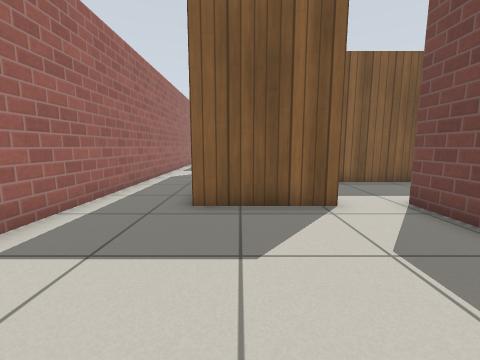
view 1 (above)

16 first-person views from a walk through a world built for the Gazebo simulator. The camera is 0.72 m above the floor, tilts 8° down and sees 90° across. The floor is counted in squares, 0.5 m on a side. Each view is taken from the middle of a square. On the plan, view 1 faces up. The plan holds only what a view shows up to about 13 squares ahead; the rest is blank. Gazebo's built-in surfaces are drawn with simple patterns.

view 2
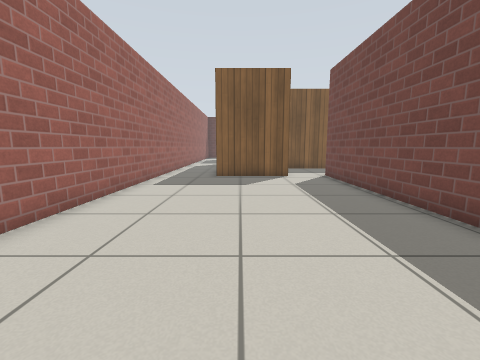

view 3
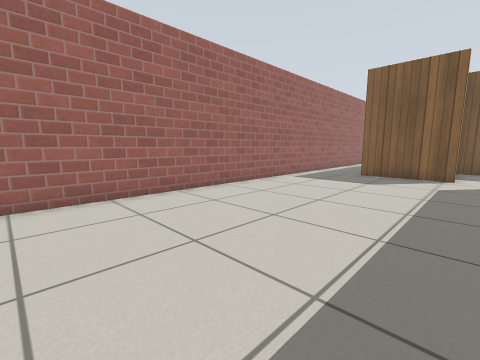

view 4
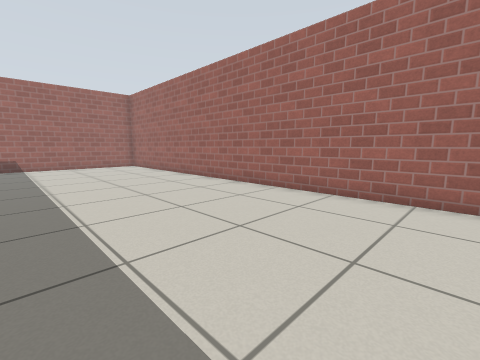

view 5
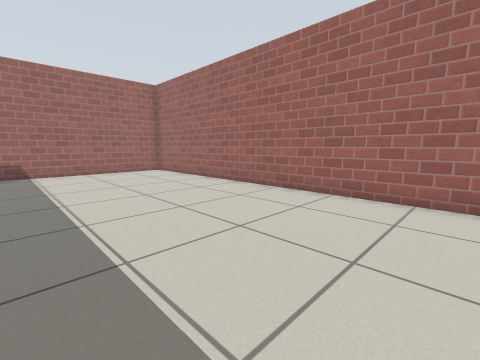

view 6
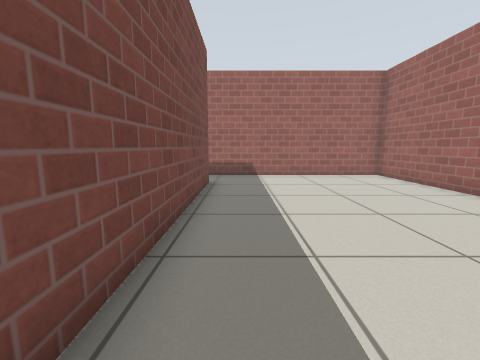

view 7
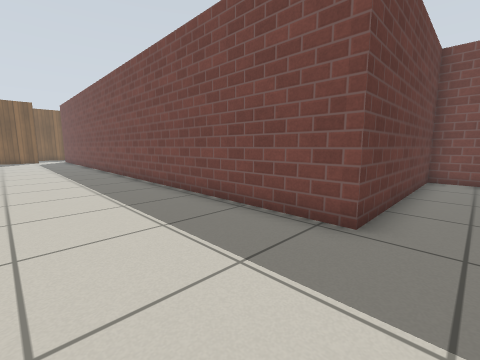

view 8
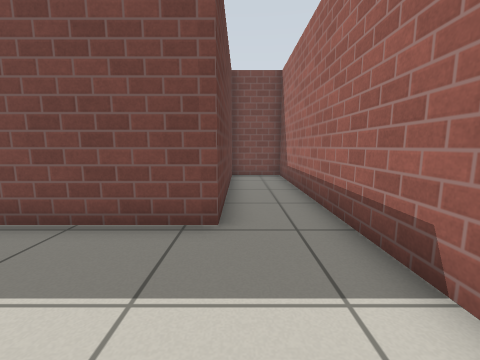

view 9
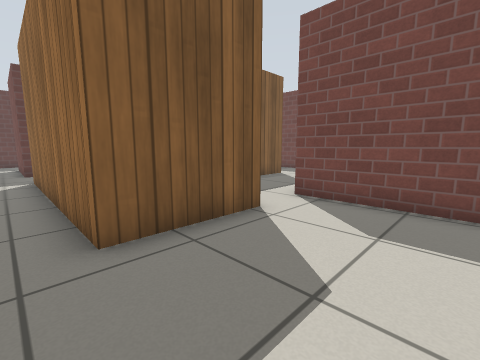

view 10
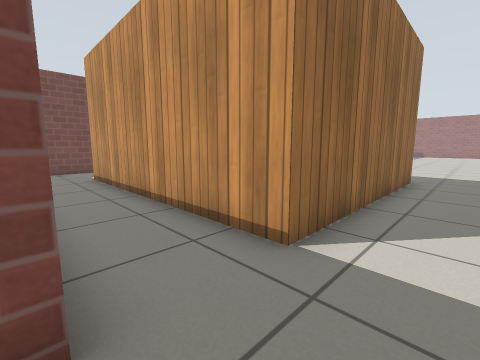

view 11
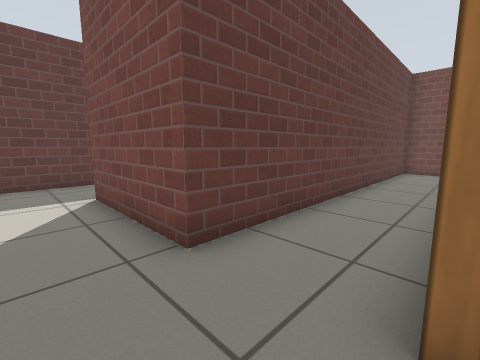

view 12
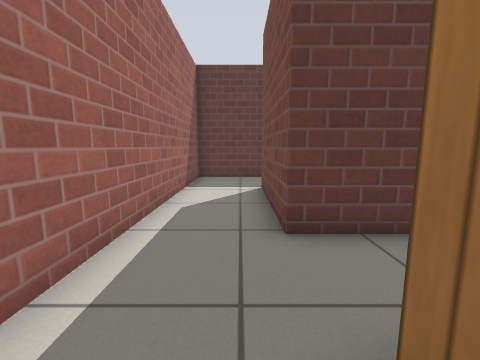

view 13
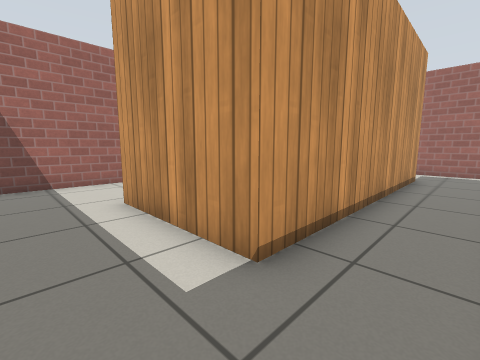

view 14
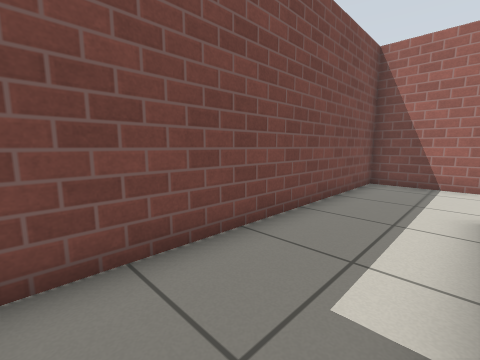

view 15
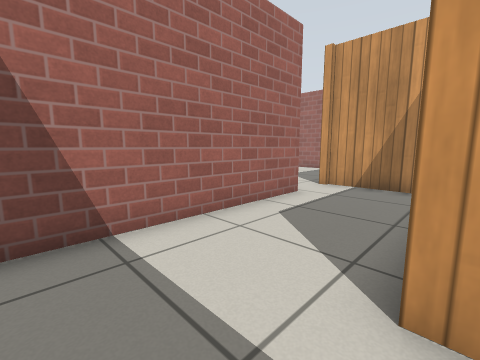

view 16
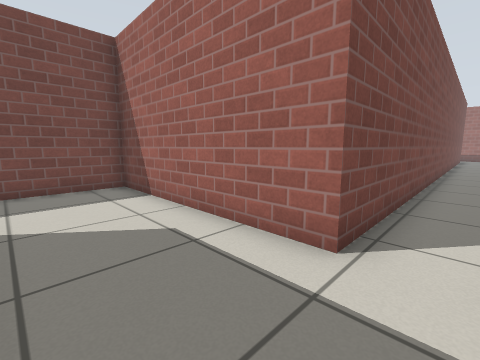

### Floor plan
Points are (right, up) in squares from view 1. A wall is a line through its corners. A room is listed if a view was taken in it or the views show most of it. See-through windows are left out.
Room 1 (views 1, 2, 3, 4, 5, 6, 7, 8, 9, 10, 11, 12, 13, 14, 15, 16)
walls: (2.1, 8.6) (2.1, 5.7) (-1.1, 5.7) (-1.1, 14.2) (8.9, 14.2) (8.9, 9.7) (2.1, 9.7); (-0.5, 24.2) (-3.9, 24.2) (-3.9, -22) (11.9, -22) (11.9, -19.6) (4.3, -19.6) (4.3, 5.9) (11.9, 5.9) (11.9, 16.8) (-1.1, 16.8) (-1.1, 21.4)

Positions as (right, up) in squares from view 1, and headings:
1: (0, 0), facing up
2: (0, -6), facing up
3: (3, -7), facing up-left
4: (3, -4), facing down-left
5: (3, -8), facing down-left
6: (3, -10), facing down
7: (0, -21), facing up-right
8: (0, -20), facing right
9: (-2, 2), facing up-right
10: (-3, 17), facing down-right
11: (-3, 14), facing up-right
12: (-2, 13), facing up
13: (11, 16), facing down-left
14: (9, 16), facing down-right
15: (11, 10), facing down-left
16: (3, 9), facing down-right
